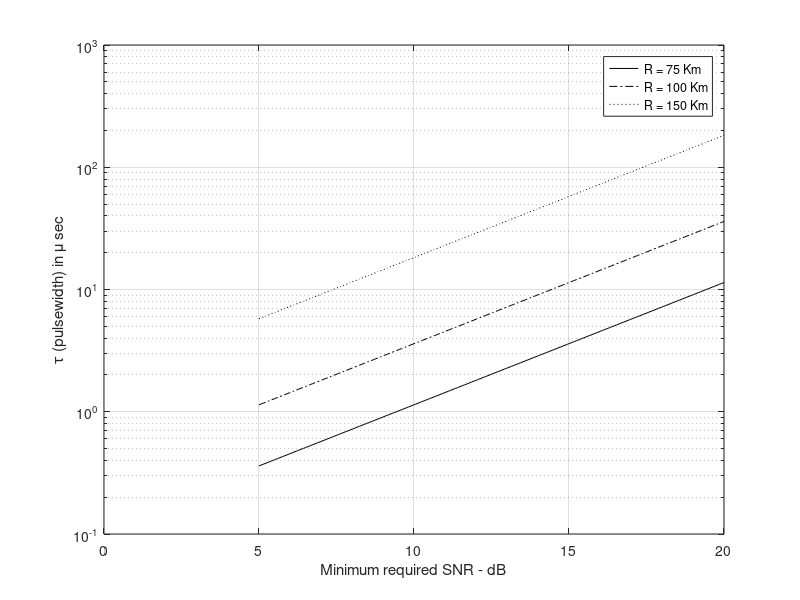

Source code (MATLAB):
%% Implemented Equation 1.57

 close all
 clear all

 pt = 1.e+6; % peak power in Watts
 freq = 5.6e+9; % radar operating frequency in Hz
 g = 40.0; % antenna gain in dB
 sigma = 0.1; % radar cross section in m squared
 te =300.0; % effective noise temperature in Kelvins
 nf = 5.0; %noise figure in dB
 loss = 6.0; % radar losses in dB
 range = [75e3,100e3,150e3]; % three range values
 snr_db = linspace(5,20,200); % SNR values from 5 dB to 20 dB 200 points
 snr = 10.^(0.1.*snr_db); % convert snr into base 10
 gain = 10^(0.1*g); %convert antenna gain into base 10
 loss = 10^(0.1*loss); % convert losses into base 10
 F = 10^(0.1*nf); % convert noise figure into base 10
 lambda = 3.e8 / freq; % compute wavelength

 % Implement Eq.(1.57)
 den = pt * gain * gain * sigma * lambda^2;
 num1 = (4*pi)^3 * 1.38e-23 * te * F * loss * range(1)^4 .* snr;
 num2 = (4*pi)^3 * 1.38e-23 * te * F * loss * range(2)^4 .* snr;
 num3 = (4*pi)^3 * 1.38e-23 * te * F * loss * range(3)^4 .* snr;
 tau1 = num1 ./ den ;
 tau2 = num2 ./ den;
 tau3 = num3 ./ den;

 % plot tau versus snr
 figure(1)
 semilogy(snr_db,1e6*tau1,'k',snr_db,1e6*tau2,'k -.',snr_db,1e6*tau3,'k:')
 grid
 legend('R = 75 Km','R = 100 Km','R = 150 Km')
 xlabel ('Minimum required SNR - dB');
 ylabel ('\tau (pulsewidth) in \mu sec');